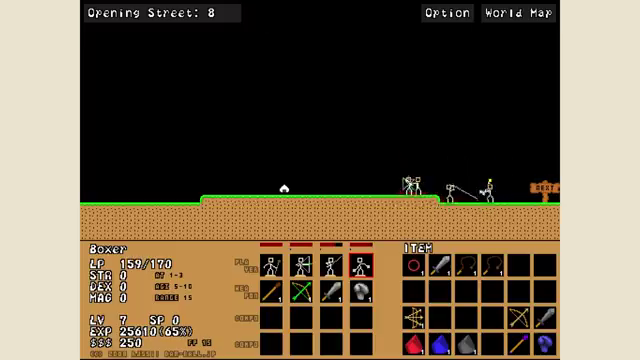
#> input picture youtube_frames/frame_0000.png, 640 x 360 px, found by its file name
$ python compare_frames.py
#> lines starting #> are read from the running program, lines starting #| are printed output that depends on the picture; after the words box and inside, x2 and y2 are one past the last pixel; in counts of white or black regions, pixels touching at a corner belong together
import os
import cv2
import numpy as np

def analyze_posture(frame_path):
#> called with frame_path = 'debug_frames/godot/frame_0000.png'
    if not os.path.exists(frame_path):
        print(f"Error: {frame_path} not found.")
        return

    print(f"--- Analyzing Posture for {os.path.basename(frame_path)} ---")
    img = cv2.imread(frame_path)
#> img is the input picture: shape (360, 640, 3); mean B, G, R 73.1, 93.1, 106.1
    gray = cv2.cvtColor(img, cv2.COLOR_BGR2GRAY)
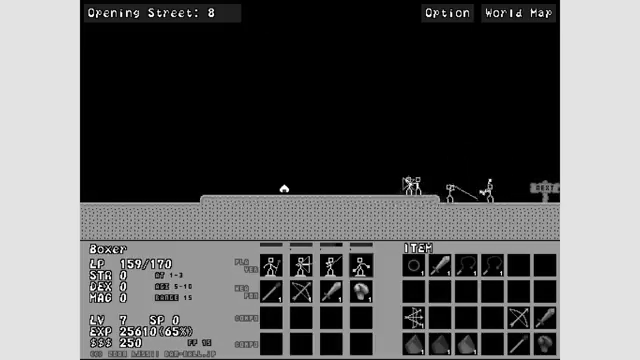
#> gray: shape (360, 640); min 0, max 255, mean 94.7

    # In Godot frames, the stickman is drawn in pure white (255)
    _, mask = cv2.threshold(gray, 240, 255, cv2.THRESH_BINARY)
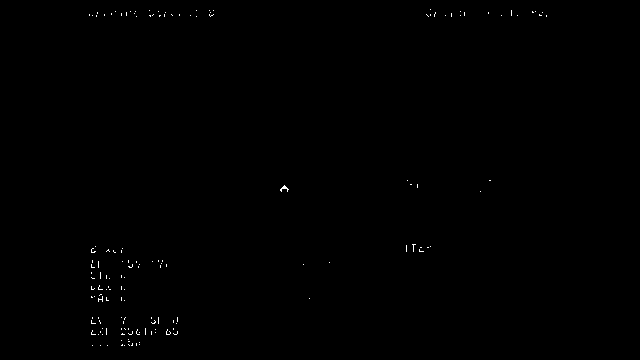
#> mask: shape (360, 640); 0.2% white in thin lines or dots, all inside (x1, y1, x2, y2) = (89, 9, 547, 346)

    # Find all white pixels
    y_coords, x_coords = np.where(mask == 255)
#> y_coords = 467 values from 9 to 345; x_coords = 467 values, max 546 at index 84, min 89 at index 35, mean 194

    if len(y_coords) == 0:
        print("No stickman found.")
        return

    # Highest Y is the lowest value (top of image) -> This is the HEAD
    # Lowest Y is the highest value (bottom) -> These are the FEET
    head_y = np.min(y_coords)
#> head_y = 9
    feet_y = np.max(y_coords)
#> feet_y = 345

    # Let's find the head box specifically
    # The head is drawn as a 6x6 rect at the top
    # We can cluster the points
    head_pixels = y_coords < head_y + 8
    head_x_avg = np.mean(x_coords[head_pixels])
#> head_x_avg = 299.3
    head_y_avg = np.mean(y_coords[head_pixels])
#> head_y_avg = 13.72

    print(f"Head Position: ({head_x_avg:.1f}, {head_y_avg:.1f})")
#| Head Position: (299.3, 13.7)
    print(f"Feet Ground Y: {feet_y}")
#| Feet Ground Y: 345
    print(f"Total Character Height: {feet_y - head_y} pixels")
#| Total Character Height: 336 pixels

    # Calculate the horizontal balance (unbalance)
    # The feet are spread out on the ground. Let's find the center of the feet
    feet_pixels = y_coords > feet_y - 2
    if len(x_coords[feet_pixels]) > 0:
        feet_min_x = np.min(x_coords[feet_pixels])
#> feet_min_x = 92
        feet_max_x = np.max(x_coords[feet_pixels])
#> feet_max_x = 139
        feet_center_x = (feet_min_x + feet_max_x) / 2
#> feet_center_x = 115.5

        # Calculate lean (offset from feet center to head)
        lean_offset = head_x_avg - feet_center_x
#> lean_offset = 183.8
        print(f"Feet Spread: {feet_min_x} to {feet_max_x} (Center: {feet_center_x:.1f})")
#| Feet Spread: 92 to 139 (Center: 115.5)
        print(f"Forward Lean (Unbalance): {lean_offset:.1f} pixels")
#| Forward Lean (Unbalance): 183.8 pixels

        if lean_offset > 0:
            print("Posture: Leaning Forward (Classic Stick Ranger dash pose!)")
        elif lean_offset < 0:
            print("Posture: Leaning Backward")
        else:
            print("Posture: Perfectly Straight (Too rigid)")

    # Check if hips are elevated
    if feet_y - head_y > 20:
        print("Verdict: The character is successfully STANDING UP! Buoyancy is working.")
    else:
        print("Verdict: The character is COLLAPSED (Height too small).")

if __name__ == "__main__":
    analyze_posture("debug_frames/godot/frame_0000.png")  # Idle/start
    print()
    analyze_posture("debug_frames/godot/frame_0003.png")  # Mid stride
#> call 2 of analyze_posture, with frame_path = 'debug_frames/godot/frame_0003.png'
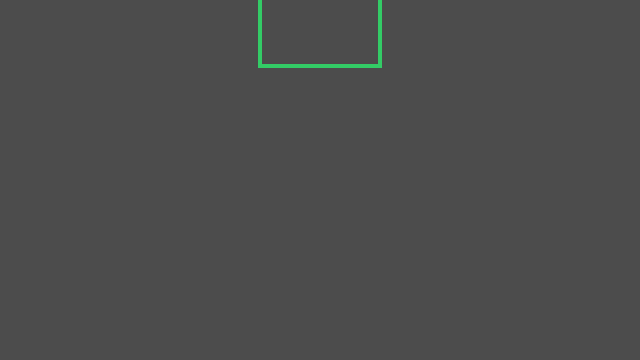
#> input picture slime_frames/frame_0003.png, 640 x 360 px, found by its file name
#> in analyze_posture, img is the input picture: shape (360, 640, 3); mean B, G, R 76.1, 76.6, 75.9
#> in analyze_posture (call 2), `gray = cv2.cvtColor(img, cv2.COLOR_BGR2GRAY)`:
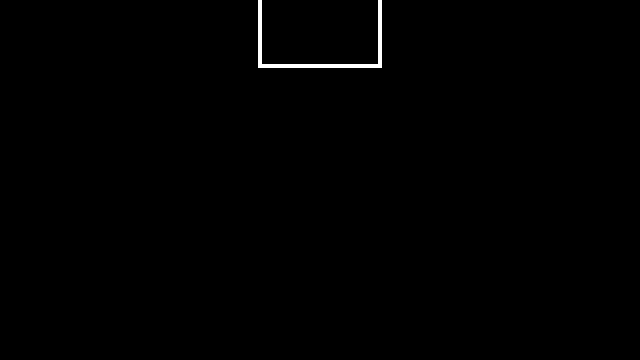
#> gray: shape (360, 640); values 76 (black) and 147 (white), 0.44% white; 1 white region, box (x1, y1, x2, y2) and area: (258, 0, 382, 68) 1008
#> in analyze_posture (call 2), `_, mask = cv2.threshold(gray, 240, 255, cv2.THRESH_BINARY)`: mask: shape (360, 640); every value is 0
#> in analyze_posture (call 2), `y_coords, x_coords = np.where(mask == 255)`: y_coords = empty array
